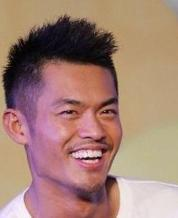
#> input picture code/mycode/image/182649.jpg, 178 x 218 px, found by its file name
$ python metrics.py   (older library calls are emulated)
#> lines starting #> are read from the running program, lines starting #| are printed output that depends on the picture; pictures that were not available may be replaced by others from this repository, and a replacement may not be noted
import math
import os
import numpy as np
import argparse
import matplotlib.pyplot as plt
from glob import glob
from ntpath import basename
# from scipy.misc import imread
# from skimage.measure import compare_ssim
# from skimage.measure import compare_psnr
from PIL import Image
from imageio import imread
from skimage.metrics import structural_similarity as compare_ssim
from skimage.metrics import peak_signal_noise_ratio as compare_psnr
from skimage.color import rgb2gray

def parse_args():
    parser = argparse.ArgumentParser(description='script to compute all statistics')
    # parser.add_argument('--data-path', default='E:\dataset\inpainting\place2\place_test',help='Path to ground truth data', type=str)
    parser.add_argument('--data-path',default=r'F:\datasets\inpainting\paris\vali', help='Path to ground truth data', type=str)
    # parser.add_argument('--data-path',default='E:\dataset\inpainting\paris\paris_test', help='Path to ground truth data', type=str)

    # parser.add_argument('--output-path', default='./checkpoints/places2/place2s3a/result2', help='Path to output data', type=str)
    parser.add_argument('--output-path',default=r''
                                                r'E:\5.机器学习project\图像修复\经典\misf-main\checkpoints\paris\result6' , help='Path to output data', type=str)
    # parser.add_argument('--output-path',default='./checkpoints/paris/result2' , help='Path to output data', type=str)
    parser.add_argument('--debug', default=0, help='Debug', type=int)
    args = parser.parse_args()
    return args


# 计算图片像素点的平均差值
def compare_mae(img_true, img_test):
    img_true = img_true.astype(np.float32)
    img_test = img_test.astype(np.float32)
    return np.sum(np.abs(img_true - img_test)) / np.sum(img_true + img_test)


args = parse_args()
for arg in vars(args):
    # 打印参数值
    print('[%s] =' % arg, getattr(args, arg))

path_true = args.data_path
path_pred = args.output_path

psnr = []
ssim = []
mae = []
l1 = []
names = []
index = 1

# glob模块的主要方法就是glob, 该方法返回所有匹配的文件路径列表（list）；该方法需要一个参数用来指定匹配的路径字符串（字符串可以为绝对路径也可以为相对路径），
# 其返回的文件名只包括当前目录里的文件名，不包括子文件夹里的文件


def resize( img, height, width, centerCrop=True):
    imgh, imgw = img.shape[0:2]

    if centerCrop and imgh != imgw:
        # 先整成正方形
        side = np.minimum(imgh, imgw)
        j = (imgh - side) // 2
        i = (imgw - side) // 2
        img = img[j:j + side, i:i + side, ...]

    # img = scipy.misc.imresize(img, [height, width])  旧版本，过时
    img = Image.fromarray(img)  # 采用替代方法
    size = tuple((np.array([height, width]).astype(int)))
    img = np.array(img.resize(size))

    return img

for root, dirs ,files,in os.walk(path_true):
    for dir in dirs:
        files = list(glob(path_true + '/'+dir + '/*.jpg')) + list(glob(path_true + '/'+dir +  '/*.png'))
# for root, files, in os.walk(path_true):

    for fn in sorted(files):
        name = basename(str(fn))   # 得到地址中的文件名
        names.append(name)

        # 将图片转化为0-1范围

        img_pred = (imread(path_pred + '/' + basename(str(fn))) / 255.0).astype(np.float32)
        w,h = img_pred.shape[0:2]
#> w = 218; h = 178
        # img_gt =imread(path_true + '/'+dir+ '/' + basename(str(fn)))
        img_gt = imread(path_true + '/' + basename(str(fn)))
#> img_gt is the input picture: shape (218, 178, 3); mean R, G, B 163.7, 128.8, 116.6
        img_gt = resize(img_gt,w,h)
#> in resize, `img = img[j:j + side, i:i + side, ...]`:
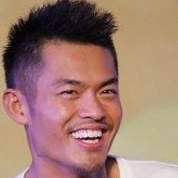
#> img: shape (178, 178, 3); mean of channels 0, 1, 2 158.2, 122.7, 111.4; drawn as R, G, B
#> in resize, `img = np.array(img.resize(size))`:
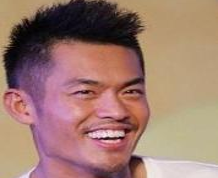
#> img: shape (178, 218, 3); mean R, G, B 158.2, 122.7, 111.4
        img_gt = (img_gt/255.0).astype(np.float32)
#> img_gt: shape (178, 218, 3) float32

        img_gt = rgb2gray(img_gt)  # 去掉维度通道，将三通道变为一通道
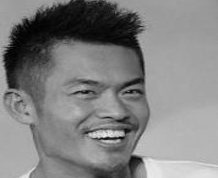
#> img_gt: shape (178, 218) float32; min 0.000833, max 0.929, mean 0.507
        img_pred = rgb2gray(img_pred)
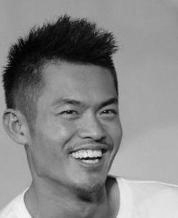
#> img_pred: shape (218, 178) float32; min 0.000833, max 0.969, mean 0.531
        # a = np.linalg.norm(img_gt - img_pred)

        if args.debug != 0:
            plt.subplot('121')

            plt.imshow(img_gt)
            plt.title('Groud truth')
            plt.subplot('122')
            plt.imshow(img_pred)
            plt.title('Output')
            plt.show()

#> (the run stopped early here; a loop or call above may not have finished)

$ run again, on code/mycode/image/182653.jpg
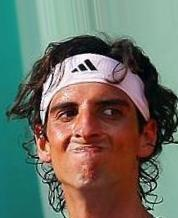
#> input picture code/mycode/image/182653.jpg, 178 x 218 px, found by its file name
#> img_gt is the input picture: shape (218, 178, 3); mean R, G, B 108.2, 113.2, 101.7
#> `img_gt = rgb2gray(img_gt)`:
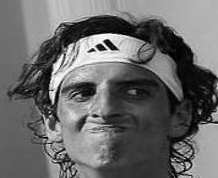
#> img_gt: shape (178, 218) float32; min 0, max 1, mean 0.416
#> `img_pred = rgb2gray(img_pred)`:
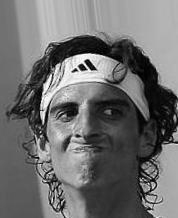
#> img_pred: shape (218, 178) float32; min 0.00113, max 1, mean 0.436

$ run again, on code/mycode/image/182655.jpg
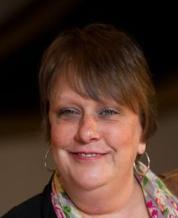
#> input picture code/mycode/image/182655.jpg, 178 x 218 px, found by its file name
#> img_gt is the input picture: shape (218, 178, 3); mean R, G, B 80.8, 54, 42.8
#> `img_gt = rgb2gray(img_gt)`:
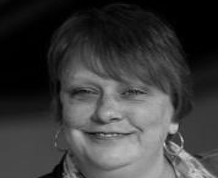
#> img_gt: shape (178, 218) float32; min 0, max 0.819, mean 0.236
#> `img_pred = rgb2gray(img_pred)`:
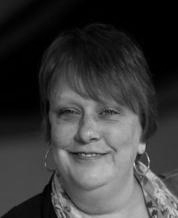
#> img_pred: shape (218, 178) float32; min 0, max 0.826, mean 0.231
